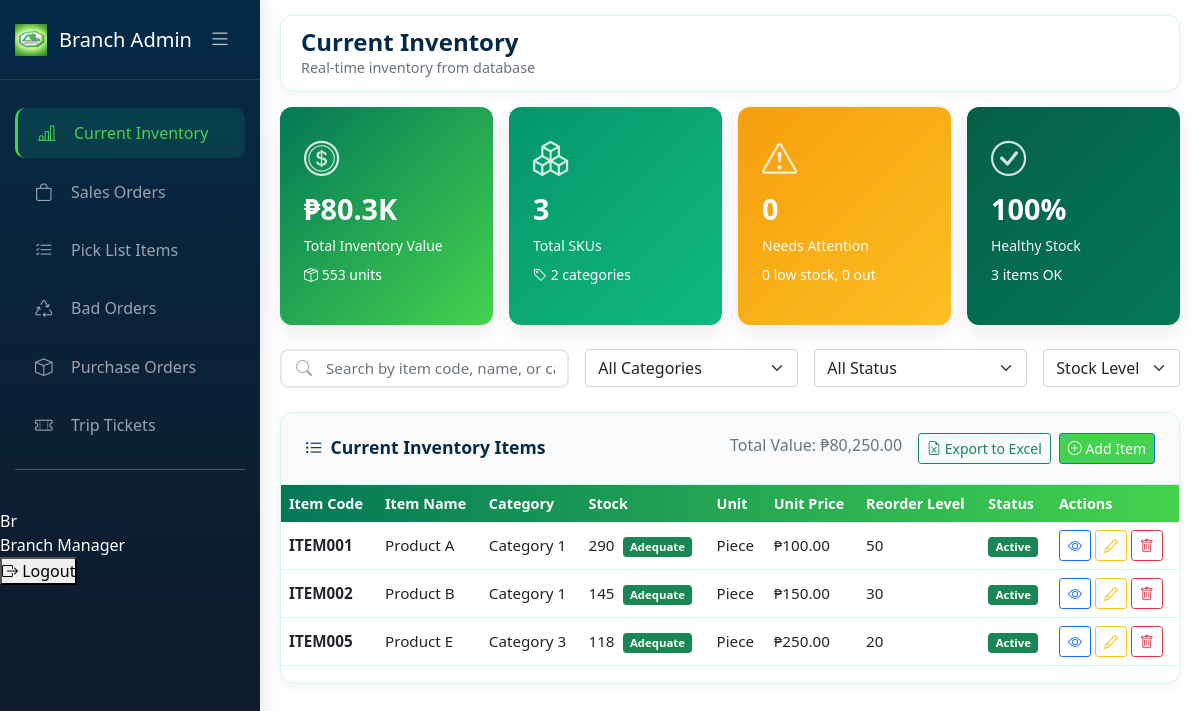
Page /BranchAdmin/current_inventory.php (signed in) on the earlier database version.
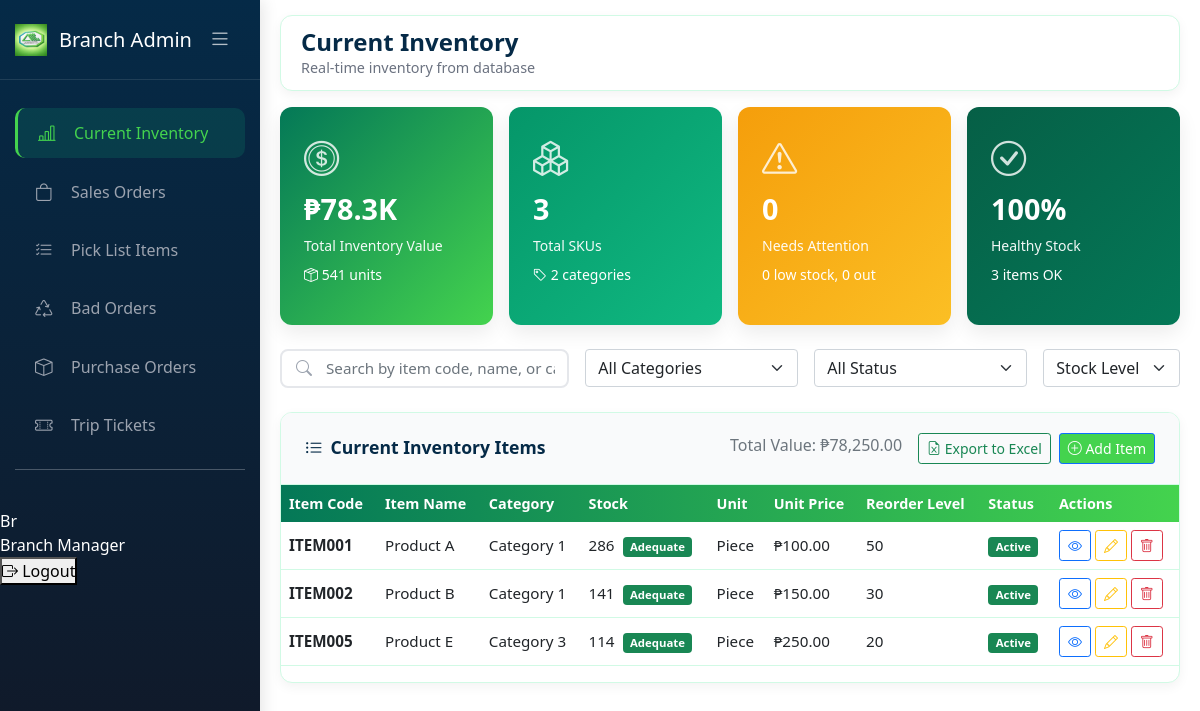
Same page on the later database version.
### tables this page shows
CREATE TABLE `items` (
  `item_id` int(11) NOT NULL,
  `item_code` varchar(50) NOT NULL,
  `item_name` varchar(150) NOT NULL,
  `description` text DEFAULT NULL,
  `category` varchar(100) DEFAULT NULL,
  `stock` int(11) NOT NULL,
  `unit_type` enum('case','inner-pack','piece','box','carton') DEFAULT 'piece',
  `unit_price` decimal(10,2) NOT NULL,
  `reorder_level` int(11) DEFAULT 50,
  `status` enum('active','inactive','discontinued') DEFAULT 'active',
  `created_at` timestamp NOT NULL DEFAULT current_timestamp(),
  `updated_at` timestamp NOT NULL DEFAULT current_timestamp() ON UPDATE current_timestamp(),
  `branch_id` int(11) DEFAULT NULL
);

### BranchAdmin/current_inventory.php (the view, shortened to what the changed rows need)
<?php
require_once '../config/database.php';
$branch_id = $_SESSION['branch_id'] ?? 0;
$view_all_branches = $_SESSION['view_all_branches'] ?? false;
$items_branch_column_exists = false;
$check_column = $conn->query("SHOW COLUMNS FROM items LIKE 'branch_id'");
if ($check_column && $check_column->num_rows > 0) {
    $items_branch_column_exists = true;
}
$branch_condition = "";
if ($items_branch_column_exists && !$view_all_branches) {
    $branch_condition = "AND branch_id = $branch_id";
}
$items_query = "
    SELECT
        item_id,
        item_code,
        item_name,
        description,
        category,
        stock as quantity_on_hand,
        unit_type,
        unit_price,
        reorder_level,
        status,
        branch_id,
        created_at,
        updated_at
    FROM items
    WHERE 1=1
    $branch_condition
    ORDER BY item_code ASC
";
$items_result = $conn->query($items_query);
$items = $items_result->fetch_all(MYSQLI_ASSOC);
$total_stock = array_sum(array_column($items, 'quantity_on_hand'));
$total_value = array_sum(array_map(function($item) {
    return $item['quantity_on_hand'] * $item['unit_price'];
}, $items));
$statInventoryValue = '₱' . number_format($total_value / 1000, 1) . 'K';
function getStockStatus($stock, $reorder_level) {
    return ['label' => 'Adequate', 'class' => 'bg-success text-white'];
}
?>
<!DOCTYPE html>
<html lang="en">
<head>
    <link rel="stylesheet" href="../css/current_inventory.css">
    <link href="https://cdn.jsdelivr.net/npm/bootstrap@5.1.3/dist/css/bootstrap.min.css" rel="stylesheet">
    <link rel="stylesheet" href="https://cdn.jsdelivr.net/npm/bootstrap-icons@1.8.1/font/bootstrap-icons.css">
    <link rel="stylesheet" href="https://cdn.jsdelivr.net/npm/inter-ui@3.19.3/inter.css">
    <link href="https://cdn.jsdelivr.net/npm/sweetalert2@11/dist/sweetalert2.min.css" rel="stylesheet">
</head>
<body>
    <div id="appPage">
        <div class="main-content" id="mainContent">
            <div id="dashboardContent" class="page-content active">
                <div class="navbar-top">
                    <div class="page-title">
                        <h2>Current Inventory</h2>
                    </div>
                </div>
                <div class="row g-3 mb-4">
                    <div class="col-xl-3 col-md-6">
                        <div class="stat-card total">
                            <i class="bi bi-coin stat-icon"></i>
                            <div class="stat-value"><?= $statInventoryValue ?></div>
                            <div class="stat-label">Total Inventory Value</div>
                            <small class="d-block mt-2"><i class="bi bi-box-seam"></i> <?= number_format($total_stock) ?> units</small>
                        </div>
                    </div>
                </div>
                <div class="data-table">
                    <div class="table-header d-flex justify-content-between align-items-center">
                        <div class="d-flex gap-2">
                            <span class="text-muted me-2">Total Value: ₱<?= number_format($total_value, 2) ?></span>
                            <button class="btn btn-sm btn-outline-success" onclick="exportToExcel()">
                                <i class="bi bi-file-earmark-excel"></i> Export to Excel
                            </button>
                            <button class="btn btn-sm btn-primary" onclick="showAddItemModal()">
                                <i class="bi bi-plus-circle"></i> Add Item
                            </button>
                        </div>
                    </div>
                    <div class="table-responsive">
                        <table class="table custom-table" id="inventoryTable">
                            <thead>
                                <tr>
                                    <th>Item Code</th>
                                    <th>Item Name</th>
                                    <th>Category</th>
                                    <th>Stock</th>
                                    <th>Unit</th>
                                    <th>Unit Price</th>
                                    <th>Reorder Level</th>
                                    <th>Status</th>
                                    <th>Actions</th>
                                </tr>
                            </thead>
                            <tbody id="inventoryTableBody">
                                <?php if (empty($items)): ?>
                                <tr>
                                    <td colspan="<?= ($items_branch_column_exists && $view_all_branches) ? '10' : '9' ?>" class="text-center py-4">
                                        <i class="bi bi-inbox fs-1 d-block text-muted mb-2"></i>
                                        <p class="text-muted mb-0">
                                            No items found
                                            <?php if ($items_branch_column_exists && !$view_all_branches): ?>
                                                for your branch
                                            <?php endif; ?>
                                        </p>
                                        <button class="btn btn-sm btn-primary mt-2" onclick="showAddItemModal()">
                                            <i class="bi bi-plus-circle"></i> Add Item
                                        </button>
                                    </td>
                                </tr>
                                <?php else: ?>
                                    <?php foreach ($items as $item):
                                        $stock_status = getStockStatus($item['quantity_on_hand'], $item['reorder_level']);
                                    ?>
                                    <tr class="inventory-row"
                                        data-id="<?= $item['item_id'] ?>"
                                        data-code="<?= htmlspecialchars($item['item_code']) ?>"
                                        data-name="<?= htmlspecialchars($item['item_name']) ?>"
                                        data-category="<?= htmlspecialchars($item['category'] ?? '') ?>"
                                        data-status="<?= $item['status'] ?>"
                                        data-stock="<?= $item['quantity_on_hand'] ?>"
                                        data-reorder="<?= $item['reorder_level'] ?>"
                                        data-price="<?= $item['unit_price'] ?>"
                                        data-unit="<?= $item['unit_type'] ?>"
                                        data-description="<?= htmlspecialchars($item['description'] ?? '') ?>"
                                        data-branch="<?= $item['branch_id'] ?? '' ?>">
                                        <td><strong><?= htmlspecialchars($item['item_code']) ?></strong></td>
                                        <td>
                                            <?= htmlspecialchars($item['item_name']) ?>
                                        </td>
                                        <td><?= htmlspecialchars($item['category'] ?? 'Uncategorized') ?></td>
                                        <td>
                                            <span class="<?= $item['quantity_on_hand'] <= $item['reorder_level'] ? 'text-danger fw-bold' : '' ?>">
                                                <?= number_format($item['quantity_on_hand']) ?>
                                            </span>
                                            <span class="badge <?= $stock_status['class'] ?> ms-1"><?= $stock_status['label'] ?></span>
                                        </td>
                                        <td><?= ucfirst(str_replace('-', ' ', $item['unit_type'])) ?></td>
                                        <td>₱<?= number_format($item['unit_price'], 2) ?></td>
                                        <td><?= $item['reorder_level'] ?></td>
                                        <td>
                                            <?php
                                            $status_class = match($item['status']) {
                                                'active' => 'bg-success',
                                                'inactive' => 'bg-secondary',
                                                'discontinued' => 'bg-danger',
                                                default => 'bg-warning'
                                            };
                                            ?>
                                            <span class="badge <?= $status_class ?>"><?= ucfirst($item['status']) ?></span>
                                        </td>
                                        <td>
                                            <button class="btn btn-sm btn-outline-primary" onclick="viewItem(<?= $item['item_id'] ?>)" title="View">
                                                <i class="bi bi-eye"></i>
                                            </button>
                                            <button class="btn btn-sm btn-outline-warning" onclick="editItem(<?= $item['item_id'] ?>)" title="Edit">
                                                <i class="bi bi-pencil"></i>
                                            </button>
                                            <button class="btn btn-sm btn-outline-danger" onclick="deleteItem(<?= $item['item_id'] ?>)" title="Delete">
                                                <i class="bi bi-trash"></i>
                                            </button>
                                        </td>
                                    </tr>
                                    <?php endforeach; ?>
                                <?php endif; ?>
                            </tbody>
                        </table>
                    </div>
                </div>
            </div>
        </div>
    </div>
</body>
</html>

Differences in the rows shown:
changed items "ITEM001": stock "290" → "286"
changed items "ITEM002": stock "145" → "141"
changed items "ITEM005": stock "118" → "114"
Other differences:
$statInventoryValue: "₱80.3K" → "₱78.3K"
$total_stock: "553" → "541"
$total_value: "80,250.00" → "78,250.00"
